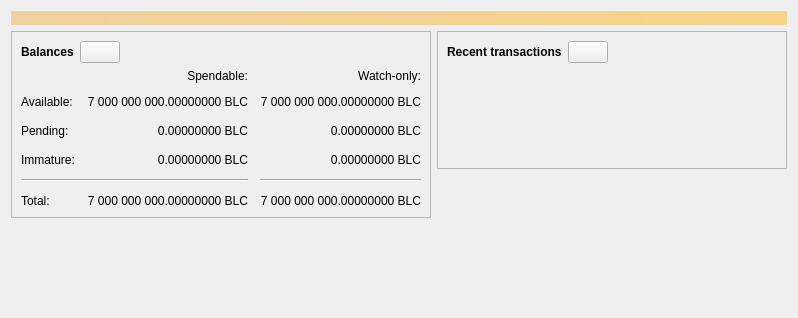
<?xml version="1.0" encoding="UTF-8"?>
<ui version="4.0">
 <class>OverviewPage</class>
 <widget class="QWidget" name="OverviewPage">
  <property name="geometry">
   <rect>
    <x>0</x>
    <y>0</y>
    <width>798</width>
    <height>318</height>
   </rect>
  </property>
  <property name="windowTitle">
   <string>Form</string>
  </property>
  <layout class="QVBoxLayout" name="topLayout">
   <item>
    <widget class="QLabel" name="labelAlerts">
     <property name="visible">
      <bool>false</bool>
     </property>
     <property name="styleSheet">
      <string notr="true">QLabel { background-color: qlineargradient(x1: 0, y1: 0, x2: 1, y2: 0, stop:0 #F0D0A0, stop:1 #F8D488); color:#000000; }</string>
     </property>
     <property name="wordWrap">
      <bool>true</bool>
     </property>
     <property name="margin">
      <number>3</number>
     </property>
     <property name="textInteractionFlags">
      <set>Qt::TextSelectableByMouse</set>
     </property>
    </widget>
   </item>
   <item>
    <layout class="QHBoxLayout" name="horizontalLayout" stretch="1,1">
     <item>
      <layout class="QVBoxLayout" name="verticalLayout_2">
       <item>
        <widget class="QFrame" name="frame">
         <property name="frameShape">
          <enum>QFrame::StyledPanel</enum>
         </property>
         <property name="frameShadow">
          <enum>QFrame::Raised</enum>
         </property>
         <layout class="QVBoxLayout" name="verticalLayout_4">
          <item>
           <layout class="QHBoxLayout" name="horizontalLayout_4">
            <item>
             <widget class="QLabel" name="label_5">
              <property name="font">
               <font>
                <weight>75</weight>
                <bold>true</bold>
               </font>
              </property>
              <property name="text">
               <string>Balances</string>
              </property>
             </widget>
            </item>
            <item>
             <widget class="QPushButton" name="labelWalletStatus">
              <property name="enabled">
               <bool>true</bool>
              </property>
              <property name="maximumSize">
               <size>
                <width>45</width>
                <height>16777215</height>
               </size>
              </property>
              <property name="toolTip">
               <string>The displayed information may be out of date. Your wallet automatically synchronizes with the Blakecoin network after a connection is established, but this process has not completed yet.</string>
              </property>
              <property name="text">
               <string/>
              </property>
              <property name="icon">
               <iconset resource="../bitcoin.qrc">
                <normaloff>:/icons/warning</normaloff>
                <disabledoff>:/icons/warning</disabledoff>:/icons/warning</iconset>
              </property>
              <property name="iconSize">
               <size>
                <width>24</width>
                <height>24</height>
               </size>
              </property>
             </widget>
            </item>
            <item>
             <spacer name="horizontalSpacer_3">
              <property name="orientation">
               <enum>Qt::Horizontal</enum>
              </property>
              <property name="sizeHint" stdset="0">
               <size>
                <width>40</width>
                <height>20</height>
               </size>
              </property>
             </spacer>
            </item>
           </layout>
          </item>
          <item>
           <layout class="QGridLayout" name="gridLayout">
            <property name="spacing">
             <number>12</number>
            </property>
            <item row="2" column="2">
             <widget class="QLabel" name="labelWatchPending">
              <property name="cursor">
               <cursorShape>IBeamCursor</cursorShape>
              </property>
              <property name="toolTip">
               <string>Unconfirmed transactions to watch-only addresses</string>
              </property>
              <property name="text">
               <string notr="true">0.00000000 BLC</string>
              </property>
              <property name="alignment">
               <set>Qt::AlignRight|Qt::AlignTrailing|Qt::AlignVCenter</set>
              </property>
              <property name="textInteractionFlags">
               <set>Qt::LinksAccessibleByMouse|Qt::TextSelectableByKeyboard|Qt::TextSelectableByMouse</set>
              </property>
             </widget>
            </item>
            <item row="2" column="1">
             <widget class="QLabel" name="labelUnconfirmed">
              <property name="cursor">
               <cursorShape>IBeamCursor</cursorShape>
              </property>
              <property name="toolTip">
               <string>Total of transactions that have yet to be confirmed, and do not yet count toward the spendable balance</string>
              </property>
              <property name="text">
               <string notr="true">0.00000000 BLC</string>
              </property>
              <property name="alignment">
               <set>Qt::AlignRight|Qt::AlignTrailing|Qt::AlignVCenter</set>
              </property>
              <property name="textInteractionFlags">
               <set>Qt::LinksAccessibleByMouse|Qt::TextSelectableByKeyboard|Qt::TextSelectableByMouse</set>
              </property>
             </widget>
            </item>
            <item row="3" column="2">
             <widget class="QLabel" name="labelWatchImmature">
              <property name="cursor">
               <cursorShape>IBeamCursor</cursorShape>
              </property>
              <property name="toolTip">
               <string>Mined balance in watch-only addresses that has not yet matured</string>
              </property>
              <property name="text">
               <string notr="true">0.00000000 BLC</string>
              </property>
              <property name="alignment">
               <set>Qt::AlignRight|Qt::AlignTrailing|Qt::AlignVCenter</set>
              </property>
              <property name="textInteractionFlags">
               <set>Qt::LinksAccessibleByMouse|Qt::TextSelectableByKeyboard|Qt::TextSelectableByMouse</set>
              </property>
             </widget>
            </item>
            <item row="4" column="0" colspan="2">
             <widget class="Line" name="line">
              <property name="orientation">
               <enum>Qt::Horizontal</enum>
              </property>
             </widget>
            </item>
            <item row="4" column="2">
             <widget class="Line" name="lineWatchBalance">
              <property name="sizePolicy">
               <sizepolicy hsizetype="Preferred" vsizetype="Fixed">
                <horstretch>0</horstretch>
                <verstretch>0</verstretch>
               </sizepolicy>
              </property>
              <property name="minimumSize">
               <size>
                <width>140</width>
                <height>0</height>
               </size>
              </property>
              <property name="orientation">
               <enum>Qt::Horizontal</enum>
              </property>
             </widget>
            </item>
            <item row="5" column="0">
             <widget class="QLabel" name="labelTotalText">
              <property name="text">
               <string>Total:</string>
              </property>
             </widget>
            </item>
            <item row="3" column="1">
             <widget class="QLabel" name="labelImmature">
              <property name="cursor">
               <cursorShape>IBeamCursor</cursorShape>
              </property>
              <property name="toolTip">
               <string>Mined balance that has not yet matured</string>
              </property>
              <property name="text">
               <string notr="true">0.00000000 BLC</string>
              </property>
              <property name="alignment">
               <set>Qt::AlignRight|Qt::AlignTrailing|Qt::AlignVCenter</set>
              </property>
              <property name="textInteractionFlags">
               <set>Qt::LinksAccessibleByMouse|Qt::TextSelectableByKeyboard|Qt::TextSelectableByMouse</set>
              </property>
             </widget>
            </item>
            <item row="2" column="3">
             <spacer name="horizontalSpacer_2">
              <property name="orientation">
               <enum>Qt::Horizontal</enum>
              </property>
              <property name="sizeHint" stdset="0">
               <size>
                <width>40</width>
                <height>20</height>
               </size>
              </property>
             </spacer>
            </item>
            <item row="3" column="0">
             <widget class="QLabel" name="labelImmatureText">
              <property name="text">
               <string>Immature:</string>
              </property>
             </widget>
            </item>
            <item row="5" column="1">
             <widget class="QLabel" name="labelTotal">
              <property name="cursor">
               <cursorShape>IBeamCursor</cursorShape>
              </property>
              <property name="toolTip">
               <string>Your current total balance</string>
              </property>
              <property name="text">
               <string notr="true">7 000 000 000.00000000 BLC</string>
              </property>
              <property name="alignment">
               <set>Qt::AlignRight|Qt::AlignTrailing|Qt::AlignVCenter</set>
              </property>
              <property name="textInteractionFlags">
               <set>Qt::LinksAccessibleByMouse|Qt::TextSelectableByKeyboard|Qt::TextSelectableByMouse</set>
              </property>
             </widget>
            </item>
            <item row="5" column="2">
             <widget class="QLabel" name="labelWatchTotal">
              <property name="cursor">
               <cursorShape>IBeamCursor</cursorShape>
              </property>
              <property name="toolTip">
               <string>Current total balance in watch-only addresses</string>
              </property>
              <property name="text">
               <string notr="true">7 000 000 000.00000000 BLC</string>
              </property>
              <property name="alignment">
               <set>Qt::AlignRight|Qt::AlignTrailing|Qt::AlignVCenter</set>
              </property>
              <property name="textInteractionFlags">
               <set>Qt::LinksAccessibleByMouse|Qt::TextSelectableByKeyboard|Qt::TextSelectableByMouse</set>
              </property>
             </widget>
            </item>
            <item row="0" column="2">
             <widget class="QLabel" name="labelWatchonly">
              <property name="text">
               <string>Watch-only:</string>
              </property>
              <property name="alignment">
               <set>Qt::AlignRight|Qt::AlignTrailing|Qt::AlignVCenter</set>
              </property>
             </widget>
            </item>
            <item row="1" column="0">
             <widget class="QLabel" name="labelBalanceText">
              <property name="text">
               <string>Available:</string>
              </property>
             </widget>
            </item>
            <item row="1" column="1">
             <widget class="QLabel" name="labelBalance">
              <property name="cursor">
               <cursorShape>IBeamCursor</cursorShape>
              </property>
              <property name="toolTip">
               <string>Your current spendable balance</string>
              </property>
              <property name="text">
               <string notr="true">7 000 000 000.00000000 BLC</string>
              </property>
              <property name="alignment">
               <set>Qt::AlignRight|Qt::AlignTrailing|Qt::AlignVCenter</set>
              </property>
              <property name="textInteractionFlags">
               <set>Qt::LinksAccessibleByMouse|Qt::TextSelectableByKeyboard|Qt::TextSelectableByMouse</set>
              </property>
             </widget>
            </item>
            <item row="1" column="2">
             <widget class="QLabel" name="labelWatchAvailable">
              <property name="cursor">
               <cursorShape>IBeamCursor</cursorShape>
              </property>
              <property name="toolTip">
               <string>Your current balance in watch-only addresses</string>
              </property>
              <property name="text">
               <string notr="true">7 000 000 000.00000000 BLC</string>
              </property>
              <property name="alignment">
               <set>Qt::AlignRight|Qt::AlignTrailing|Qt::AlignVCenter</set>
              </property>
              <property name="textInteractionFlags">
               <set>Qt::LinksAccessibleByMouse|Qt::TextSelectableByKeyboard|Qt::TextSelectableByMouse</set>
              </property>
             </widget>
            </item>
            <item row="2" column="0">
             <widget class="QLabel" name="labelPendingText">
              <property name="text">
               <string>Pending:</string>
              </property>
             </widget>
            </item>
            <item row="0" column="1">
             <widget class="QLabel" name="labelSpendable">
              <property name="text">
               <string>Spendable:</string>
              </property>
              <property name="alignment">
               <set>Qt::AlignRight|Qt::AlignTrailing|Qt::AlignVCenter</set>
              </property>
             </widget>
            </item>
           </layout>
          </item>
         </layout>
        </widget>
       </item>
       <item>
        <spacer name="verticalSpacer">
         <property name="orientation">
          <enum>Qt::Vertical</enum>
         </property>
         <property name="sizeHint" stdset="0">
          <size>
           <width>20</width>
           <height>40</height>
          </size>
         </property>
        </spacer>
       </item>
      </layout>
     </item>
     <item>
      <layout class="QVBoxLayout" name="verticalLayout_3">
       <item>
        <widget class="QFrame" name="frame_2">
         <property name="frameShape">
          <enum>QFrame::StyledPanel</enum>
         </property>
         <property name="frameShadow">
          <enum>QFrame::Raised</enum>
         </property>
         <layout class="QVBoxLayout" name="verticalLayout">
          <item>
           <layout class="QHBoxLayout" name="horizontalLayout_2">
            <item>
             <widget class="QLabel" name="label_4">
              <property name="font">
               <font>
                <weight>75</weight>
                <bold>true</bold>
               </font>
              </property>
              <property name="text">
               <string>Recent transactions</string>
              </property>
             </widget>
            </item>
            <item>
             <widget class="QPushButton" name="labelTransactionsStatus">
              <property name="enabled">
               <bool>true</bool>
              </property>
              <property name="maximumSize">
               <size>
                <width>45</width>
                <height>16777215</height>
               </size>
              </property>
              <property name="toolTip">
               <string>The displayed information may be out of date. Your wallet automatically synchronizes with the Blakecoin network after a connection is established, but this process has not completed yet.</string>
              </property>
              <property name="text">
               <string/>
              </property>
              <property name="icon">
               <iconset resource="../bitcoin.qrc">
                <normaloff>:/icons/warning</normaloff>
                <disabledoff>:/icons/warning</disabledoff>:/icons/warning</iconset>
              </property>
              <property name="iconSize">
               <size>
                <width>24</width>
                <height>24</height>
               </size>
              </property>
             </widget>
            </item>
            <item>
             <spacer name="horizontalSpacer">
              <property name="orientation">
               <enum>Qt::Horizontal</enum>
              </property>
              <property name="sizeHint" stdset="0">
               <size>
                <width>40</width>
                <height>20</height>
               </size>
              </property>
             </spacer>
            </item>
           </layout>
          </item>
          <item>
           <widget class="TransactionOverviewWidget" name="listTransactions">
            <property name="styleSheet">
             <string notr="true">QListView { background: transparent; }</string>
            </property>
            <property name="frameShape">
             <enum>QFrame::NoFrame</enum>
            </property>
            <property name="verticalScrollBarPolicy">
             <enum>Qt::ScrollBarAlwaysOff</enum>
            </property>
            <property name="horizontalScrollBarPolicy">
             <enum>Qt::ScrollBarAlwaysOff</enum>
            </property>
            <property name="sizeAdjustPolicy">
             <enum>QAbstractScrollArea::AdjustToContents</enum>
            </property>
            <property name="selectionMode">
             <enum>QAbstractItemView::NoSelection</enum>
            </property>
            <property name="uniformItemSizes">
             <bool>true</bool>
            </property>
           </widget>
          </item>
         </layout>
        </widget>
       </item>
       <item>
        <spacer name="verticalSpacer_2">
         <property name="orientation">
          <enum>Qt::Vertical</enum>
         </property>
         <property name="sizeHint" stdset="0">
          <size>
           <width>20</width>
           <height>40</height>
          </size>
         </property>
        </spacer>
       </item>
      </layout>
     </item>
    </layout>
   </item>
  </layout>
 </widget>
 <customwidgets>
  <customwidget>
   <class>TransactionOverviewWidget</class>
   <extends>QListView</extends>
   <header>qt/transactionoverviewwidget.h</header>
  </customwidget>
 </customwidgets>
 <resources/>
 <connections/>
</ui>
